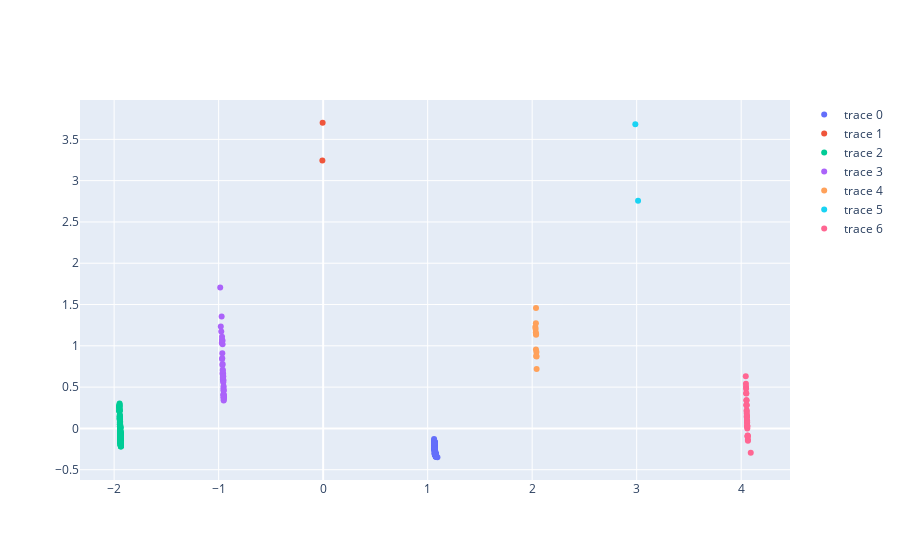

This figure's notebook cell:
### Code cell
args["n_clusters"] = 7
df_true_false = pd.concat([df_false_copy, df_true_copy])
df_true_false_2d = reduce_dimensions(df_true_false, 2)
plot_clusters(df_true_false_2d, KMeans(**args))
